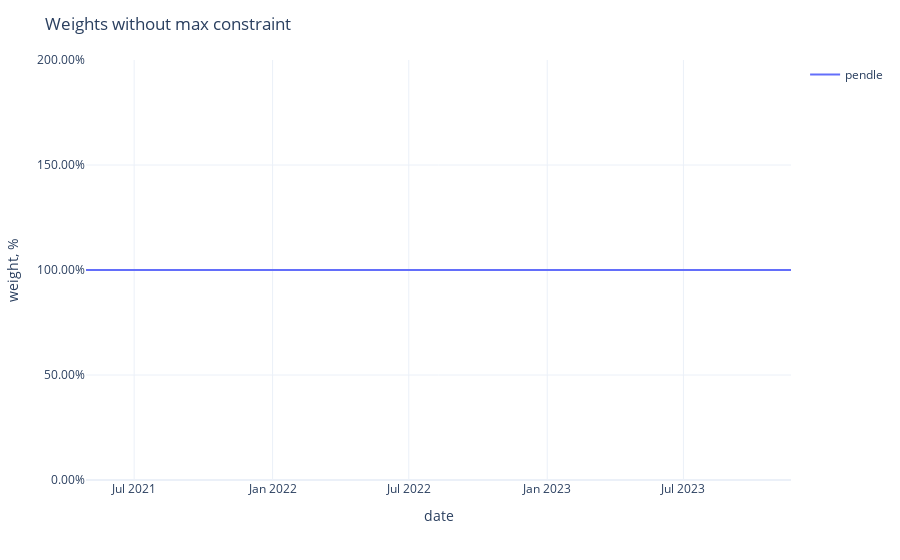

Notebook source saved alongside this figure:
### Code cell
fig = px.line(weights,
              labels={'value': 'weight, %', 'variable': ''})
fig.update_traces(
    hovertemplate="%{y}"
)
fig.update_yaxes(
    tickformat=".2%",
)
fig.update_xaxes(
    showspikes=True,
    spikethickness=2,
    spikedash="dot",
    spikecolor="#999999",
    spikemode="across",
)
fig.update_layout(
    ## showlegend=False,
    hovermode="x",
    hoverdistance=100,  ## Distance to show hover label of data point
    spikedistance=1000,  ## Distance to show spike
    template='plotly_white',
    title='Weights without max constraint'
)

### Figure 1 — Plotly figure (JSON) as saved in the notebook; plotly's stock layout.template omitted (floating-point values rounded to 4 significant figures; data arrays with more than 128 entries replaced by an {"elided": "..."} marker saying what was removed)
{"data": [{"hovertemplate": "%{y}", "legendgroup": "pendle", "line": {"color": "#636efa", "dash": "solid"}, "marker": {"symbol": "circle"}, "mode": "lines", "name": "pendle", "orientation": "v", "showlegend": true, "type": "scatter", "x": {"elided": "938 str values"}, "xaxis": "x", "y": {"elided": "938 int values"}, "yaxis": "y"}], "layout": {"hoverdistance": 100, "hovermode": "x", "legend": {"title": {"text": ""}, "tracegroupgap": 0}, "margin": {"t": 60}, "spikedistance": 1000, "title": {"text": "Weights without max constraint"}, "xaxis": {"anchor": "y", "domain": [0, 1], "showspikes": true, "spikecolor": "#999999", "spikedash": "dot", "spikemode": "across", "spikethickness": 2, "title": {"text": "date"}}, "yaxis": {"anchor": "x", "domain": [0, 1], "tickformat": ".2%", "title": {"text": "weight, %"}}}}
